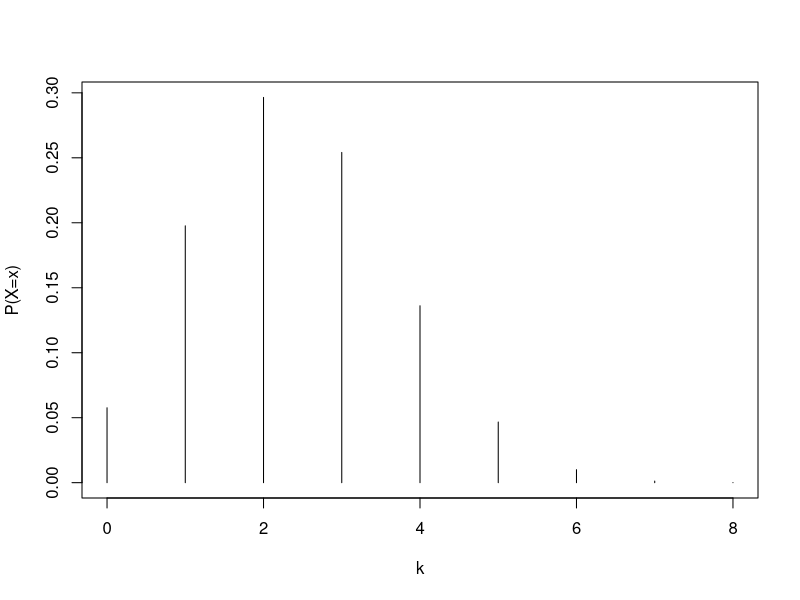
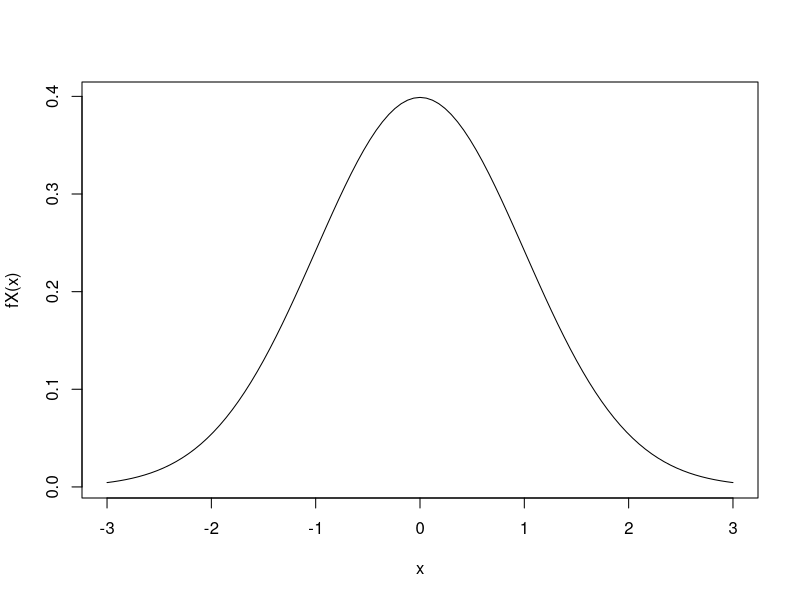
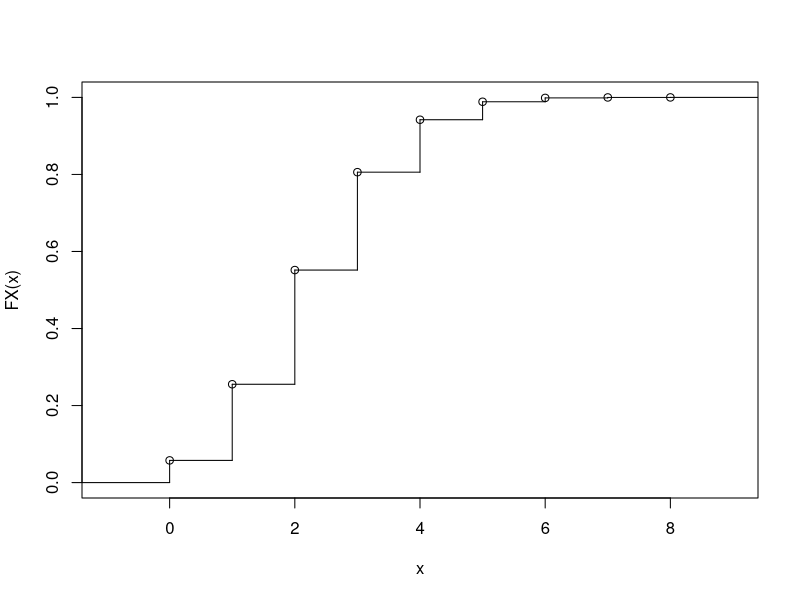
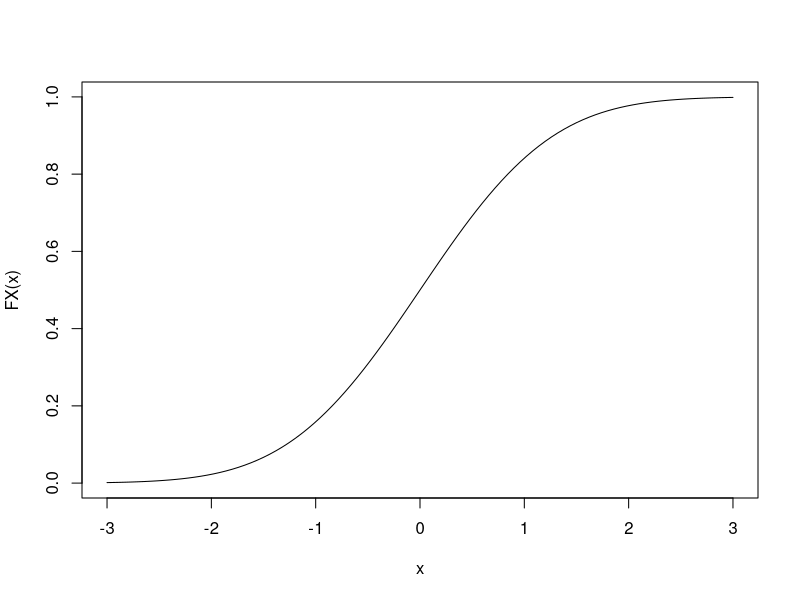
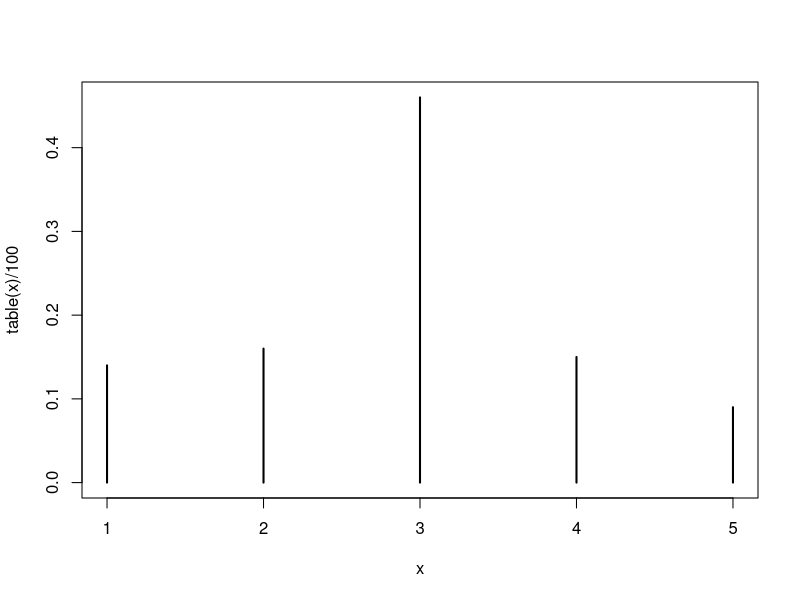
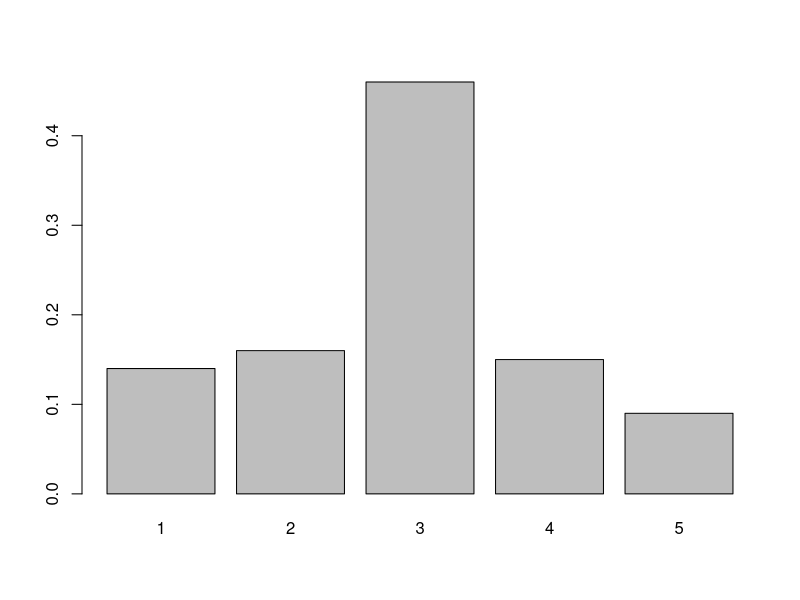

Reproduce these figures in R, in order.
#a Voi k = 0,1,...8, tinh cac xac suat P(X=k)=8Ck*0.3^k*0.7^(8-k)
k=0:8
k
p = function(k){
  choose(8,k)*0.3^k*0.7^(8-k)
}
p(k)

sum(p(k)) # Check sum equal 1

#b
f = function(x, mu = 0, sigma = 1){
  1/sqrt(2*pi*sigma^2) * exp(-(x - mu)^2 / (2*sigma^2))
}

# Check voi tich phan xem co bang 1 hay khong
integrate(function(x) f(x,0,1), lower = -Inf, upper = Inf)

################################################################################################
# Bieu dien bang do thi ham mat do xac suat
plot(k, p(k), type='h', ylab="P(X=x)")

curve(f(x,0,1),from=-3, to=3,ylab="fX(x)")

################################################################################################
# Hàm phân phối
#a
F = function(k){
  sum(p(0:k))
}
F = Vectorize(F)
F(4)

F2 = function(k){
  integrate(function(x) f(x, 0, 1), lower=-Inf, upper=k)
}$value
F2 = Vectorize(F2)
F2(1.96)

# Ve do thi ham phan phoi xac suat
plot(stepfun(k, c(0, F(k))), ylab="FX(x)", main="")

curve(F2(x), from=-3, to=3,ylab="FX(x)")

# Phân vị
K=k[F(k) >= 0.25]
K[1]

uniroot(function(x) F2(x)-0.975, c(-3,3))$root

# Mo phong
x = 1:7
sample(x)
sample(x, replace = T)


# Exercises
# Ex1
f = function(p){
  0.07*p**(-0.93)
}
integrate(f, lower=0, upper=0.2)$value

# Ex2
x=sample(1:5,100,TRUE,c(0.1,0.2,0.4,0.2,0.1))
x
table(x)/100
plot(table(x)/100)
barplot(table(x)/100)
